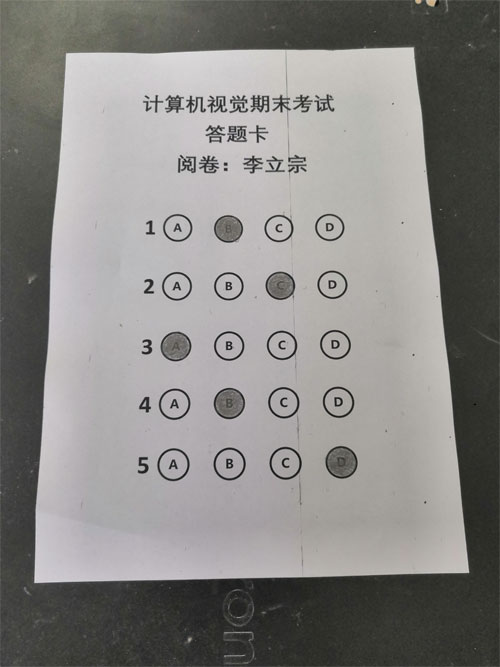
#> input picture examples/cv40examples-main/code/9答题卡识别/b.jpg, 500 x 667 px
$ python untitled1.py
#> lines starting #> are read from the running program, lines starting #| are printed output that depends on the picture; after the words box and inside, x2 and y2 are one past the last pixel; in counts of white or black regions, pixels touching at a corner belong together
# -*- coding: utf-8 -*-
"""
Created on Thu Sep 30 07:53:41 2021

@author: Administrator
"""
import cv2
img = cv2.imread('b.jpg')
#> img is the input picture: shape (667, 500, 3); mean B, G, R 132, 134.3, 135.9
# cv2.imshow("orgin",img)
gray=cv2.cvtColor(img,cv2.COLOR_BGR2GRAY)
# cv2.imshow("gray",gray)
gaussian_bulr = cv2.GaussianBlur(gray, (5, 5), 0)
# cv2.imshow("gaussian",gaussian_bulr)
edged=cv2.Canny(gaussian_bulr,50,200)
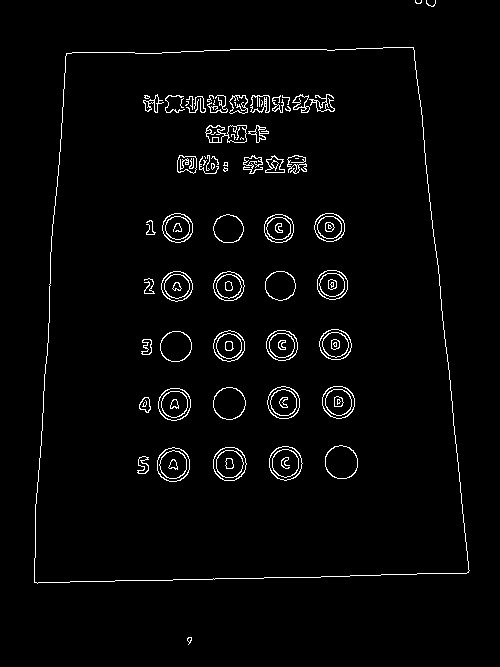
#> edged: shape (667, 500); 2.6% white in thin lines or dots, all inside (x1, y1, x2, y2) = (34, 0, 470, 645)
# cv2.imshow("edged",edged)
cts, hierarchy = cv2.findContours(edged.copy(), cv2.RETR_EXTERNAL,
cv2.CHAIN_APPROX_SIMPLE)
#> cts = 4 contours, 3 with area under 20; largest, box (x1, y1, x2, y2) and area: (34, 47, 470, 584) 207474
cv2.drawContours(img, cts, -1, (0,0,255), 3)
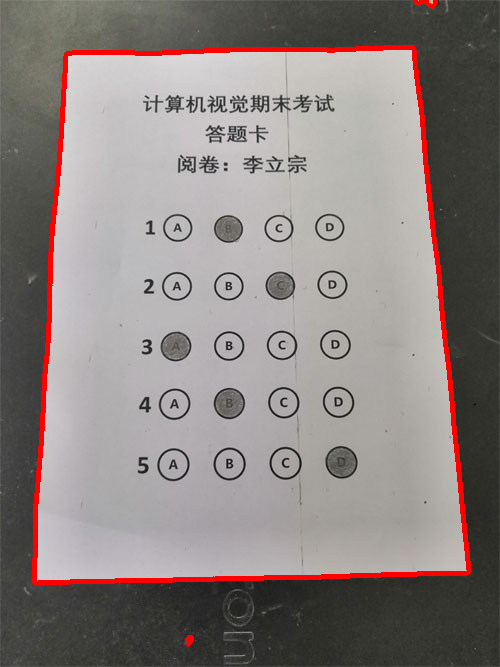
#> img: shape (667, 500, 3); 2.81% of pixels changed, all inside (x1, y1, x2, y2) = (32, 0, 472, 647)
cv2.imshow("img",img)
cv2.waitKey()
cv2.destroyAllWindows()
